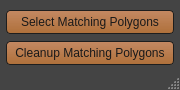
<?xml version="1.0" encoding="UTF-8"?>
<ui version="4.0">
 <class>ldmt_cleanMesh</class>
 <widget class="QMainWindow" name="ldmt_cleanMesh">
  <property name="geometry">
   <rect>
    <x>0</x>
    <y>0</y>
    <width>180</width>
    <height>90</height>
   </rect>
  </property>
  <property name="minimumSize">
   <size>
    <width>180</width>
    <height>90</height>
   </size>
  </property>
  <property name="maximumSize">
   <size>
    <width>180</width>
    <height>120</height>
   </size>
  </property>
  <property name="windowTitle">
   <string>Clean Mesh</string>
  </property>
  <property name="styleSheet">
   <string notr="true">QMainWindow{
background-color: rgb(68,68,68);
}
QWidget#centralwidget{
background-color: rgb(68,68,68);
}
QPushButton{ 
border:1px solid rgb(30,30,30);
border-radius:4px;
background-color: qlineargradient(spread:pad, x1:1, y1:1, x2:1, y2:0, stop:0 rgba(189, 118, 57, 225), stop:1 rgba(235, 158, 108, 195));
color:rgb(25,25,25);}
QPushButton:hover{ 
 border:1px solid rgb(30,30,30);
background-color: qlineargradient(spread:pad, x1:1, y1:1, x2:1, y2:0, stop:0 rgba(189, 118, 57, 225), stop:1 rgba(255, 178, 128, 195));
color:rgb(25,25,25);}
QPushButton:pressed{ 
 border:1px solid rgb(30,30,30);
background-color: qlineargradient(spread:pad, x1:1, y1:1, x2:1, y2:0, stop:0 rgba(235, 158, 108, 195), stop:1 rgba( 189, 118, 57, 225));
color:rgb(25,25,25);}

QRadioButton{
color:rgb(175,175,175);
}
QCheckBox{
color:rgb(175,175,175);
}

QStatusBar QLabel {
    border: 3px solid white;
}

QStatusBar {
    color: rgb(175,175,175);
}

QStatusBar::item {
    border: 1px solid red;
    border-radius: 3px;
}</string>
  </property>
  <widget class="QWidget" name="centralwidget">
   <property name="minimumSize">
    <size>
     <width>180</width>
     <height>70</height>
    </size>
   </property>
   <property name="maximumSize">
    <size>
     <width>180</width>
     <height>70</height>
    </size>
   </property>
   <layout class="QGridLayout" name="gridLayout">
    <property name="leftMargin">
     <number>6</number>
    </property>
    <property name="topMargin">
     <number>6</number>
    </property>
    <property name="rightMargin">
     <number>6</number>
    </property>
    <property name="bottomMargin">
     <number>0</number>
    </property>
    <property name="spacing">
     <number>3</number>
    </property>
    <item row="1" column="0" colspan="2">
     <widget class="QPushButton" name="btn_cleanup">
      <property name="sizePolicy">
       <sizepolicy hsizetype="Preferred" vsizetype="Preferred">
        <horstretch>0</horstretch>
        <verstretch>0</verstretch>
       </sizepolicy>
      </property>
      <property name="minimumSize">
       <size>
        <width>0</width>
        <height>20</height>
       </size>
      </property>
      <property name="maximumSize">
       <size>
        <width>16777215</width>
        <height>24</height>
       </size>
      </property>
      <property name="font">
       <font>
        <family>Segoe UI</family>
       </font>
      </property>
      <property name="cursor">
       <cursorShape>PointingHandCursor</cursorShape>
      </property>
      <property name="statusTip">
       <string>Cleanup n edge or sharing edges.</string>
      </property>
      <property name="styleSheet">
       <string notr="true">QPushButton{ 
border:1px solid rgb(30,30,30);
border-radius:4px;
background-color: qlineargradient(spread:pad, x1:1, y1:1, x2:1, y2:0, stop:0 rgba(189, 118, 57, 225), stop:1 rgba(235, 158, 108, 195));
color:rgb(25,25,25);}
QPushButton:hover{ 
 border:1px solid rgb(30,30,30);
background-color: qlineargradient(spread:pad, x1:1, y1:1, x2:1, y2:0, stop:0 rgba(189, 118, 57, 225), stop:1 rgba(255, 178, 128, 195));
color:rgb(25,25,25);}
QPushButton:pressed{ 
 border:1px solid rgb(30,30,30);
background-color: qlineargradient(spread:pad, x1:1, y1:1, x2:1, y2:0, stop:0 rgba(235, 158, 108, 195), stop:1 rgba( 189, 118, 57, 225));
color:rgb(25,25,25);}
</string>
      </property>
      <property name="text">
       <string>Cleanup Matching Polygons</string>
      </property>
     </widget>
    </item>
    <item row="0" column="0" colspan="2">
     <widget class="QPushButton" name="btn_select">
      <property name="sizePolicy">
       <sizepolicy hsizetype="Preferred" vsizetype="Preferred">
        <horstretch>0</horstretch>
        <verstretch>0</verstretch>
       </sizepolicy>
      </property>
      <property name="minimumSize">
       <size>
        <width>0</width>
        <height>20</height>
       </size>
      </property>
      <property name="maximumSize">
       <size>
        <width>16777215</width>
        <height>24</height>
       </size>
      </property>
      <property name="font">
       <font>
        <family>Segoe UI</family>
       </font>
      </property>
      <property name="cursor">
       <cursorShape>PointingHandCursor</cursorShape>
      </property>
      <property name="statusTip">
       <string>Select n edge or sharing edges.</string>
      </property>
      <property name="styleSheet">
       <string notr="true">QPushButton{ 
border:1px solid rgb(30,30,30);
border-radius:4px;
background-color: qlineargradient(spread:pad, x1:1, y1:1, x2:1, y2:0, stop:0 rgba(189, 118, 57, 225), stop:1 rgba(235, 158, 108, 195));
color:rgb(25,25,25);}
QPushButton:hover{ 
 border:1px solid rgb(30,30,30);
background-color: qlineargradient(spread:pad, x1:1, y1:1, x2:1, y2:0, stop:0 rgba(189, 118, 57, 225), stop:1 rgba(255, 178, 128, 195));
color:rgb(25,25,25);}
QPushButton:pressed{ 
 border:1px solid rgb(30,30,30);
background-color: qlineargradient(spread:pad, x1:1, y1:1, x2:1, y2:0, stop:0 rgba(235, 158, 108, 195), stop:1 rgba( 189, 118, 57, 225));
color:rgb(25,25,25);}
</string>
      </property>
      <property name="text">
       <string>Select Matching Polygons</string>
      </property>
     </widget>
    </item>
   </layout>
  </widget>
  <widget class="QStatusBar" name="statusbar">
   <property name="statusTip">
    <string/>
   </property>
  </widget>
 </widget>
 <resources/>
 <connections/>
</ui>
